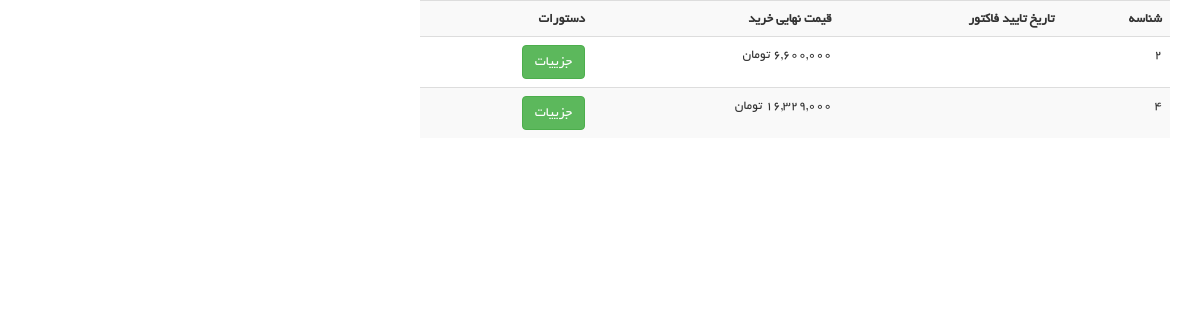
/user/my-shoppings (signed in), run on the app's committed database.
### order_module/models.py (models this page shows, shortened)
class Order(models.Model):
    user = models.ForeignKey(
        User, on_delete=models.CASCADE, verbose_name='کاربر')
    is_paid = models.BooleanField(verbose_name='نهایی شده/نشده')
    payment_date = models.DateField(
        null=True, blank=True, verbose_name='تاریخ پرداخت')
    def calculate_total_price(self):
        total_amount = 0
        if self.is_paid:
            for order_detail in self.orderdetail_set.all():
                total_amount += order_detail.final_price * order_detail.count
        else:
            for order_detail in self.orderdetail_set.all():
                total_amount += order_detail.product.price * order_detail.count
        return total_amount
    class Meta:
        verbose_name = 'سبد خرید'
        verbose_name_plural = 'سبدهای خرید کاربران'

class OrderDetail(models.Model):
    order = models.ForeignKey(
        Order, on_delete=models.CASCADE, verbose_name='سبد خرید')
    product = models.ForeignKey(
        Product, on_delete=models.CASCADE, verbose_name='محصول')
    final_price = models.IntegerField(
        null=True, blank=True, verbose_name='قیمت نهایی تکی محصول')
    count = models.IntegerField(verbose_name='تعداد')
    class Meta:
        verbose_name = 'جزییات سبد خرید'
        verbose_name_plural = 'لیست جزییات سبدهای خرید'

### user_panel_module/views.py (the view)
# urls.py: path('my-shoppings', views.MyShopping.as_view(), name='user_shopping_page'),
@method_decorator(login_required, name='dispatch')
class MyShopping(ListView):
    model = Order
    template_name = 'user_panel_module/user_shopping.html'
    def get_queryset(self):
        queryset = super().get_queryset()
        request: HttpRequest = self.request
        queryset = queryset.filter(user_id=request.user.id, is_paid=True)
        return queryset

### polls/templatetags/poll_extras.py (called while the page is built)
@register.filter(name='show_jalali_date')
def show_jalali_date(value):
    return date2jalali(value)

@register.filter(name='three_digits_currency')
def three_digits_currency(value: int):
    return '{:,}'.format(value) + ' تومان'

### user_panel_module/templates/user_panel_module/user_shopping.html (shortened to what this page needs)
{% extends 'shared/_layout.html' %}
{% load render_partial %}
{% load poll_extras %}
{% block content %}
    <div class="container">
        <div class="row">
            <div class="col-md-8">
                <table class="table table-responsive table-hover table-striped">
                    <tr>
                        <th class="text-right">شناسه</th>
                        <th class="text-right">تاریخ تایید فاکتور</th>
                        <th class="text-right">قیمت نهایی خرید</th>
                        <th class="text-right">دستورات</th>
                    </tr>
                    {% for order in object_list %}
                        <tr>
                            <td class="text-right">{{ order.id }}</td>
                            <td class="text-right">
                            </td>
                            <td class="text-right">
                                {{ order.calculate_total_price | three_digits_currency }}
                            </td>
                            <td>
                                <a href="{% url 'user_shopping_detail_page' order_id=order.id %}" class="btn btn-success">جزییات</a>
                            </td>
                        </tr>
                    {% endfor %}
                </table>
            </div>
        </div>
    </div>
{% endblock %}

### static/css/main.css (style rules this page uses)
body { font-family: 'BYekan'; font-size: 10pt; position: relative; font-weight: normal; direction: rtl; }
a { -webkit-transition: 300ms; -moz-transition: 300ms; -o-transition: 300ms; transition: 300ms; }

### data on the page
Order: id "2", calculate_total_price|three_digits_currency "6,600,000 تومان"
Order: id "4", calculate_total_price|three_digits_currency "16,329,000 تومان"
